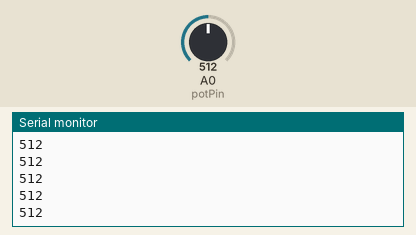
Bench run of a sketch on a simulated Arduino Uno, built with avr-gcc and run on an emulated ATmega328P. Shown: the last lines printed to the serial monitor. Inputs (shaded band) come from the test bench; at power-on: A0 (potPin) = 512.

Above: at 1.2 s.
1.3 s: A0 (potPin) set to 716
At 2.2 s:
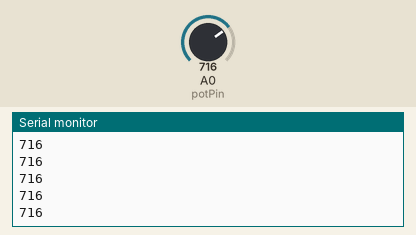
2.8 s: A0 (potPin) set to 900
At 3.9 s:
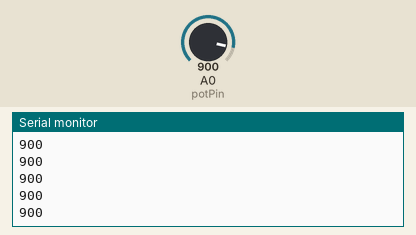
Timing chart, 0 to 5.8 s (numbered marks = the images above; inputs shaded):
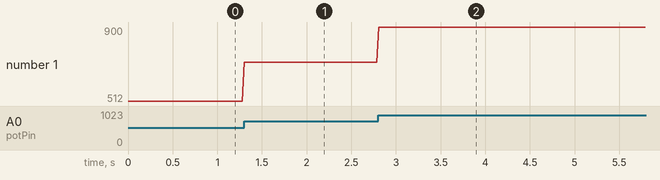

The sketch:

jdiaz88Lab9.ino
```cpp
// Jacob Diaz
// Jdiaz88@uic.edu - UIN: 671435740
// Video Link : https://youtu.be/PMQmG2Fmzxk
/*
Lab 9 - Graphing Sensor Data on a PC
Connect two analog devices to the arduino and plot
the data received on the computer using processing.
Data could be displayed in two separate graphs or
both on one graph .
*/
/*
Resources
https://learn.sparkfun.com/tutorials/connecting-arduino-to-processing#introduction
https://playground.arduino.cc/Interfacing/Processing/
*/

const int potPin = A0; // Potetiometer
const int photoPin = A1; // Photoreseptor

int lightCal;
int lightVal;

int potCal;
int potVal;

void setup()
{
  Serial.begin(9600);
  lightCal = analogRead(photoPin);
  potCal = analogRead(potPin);
}

void loop()
{
      //  ** readFrom() arguments **
      // "photo" -> photoreceptor
      // "pot"   -> potentiometer

      readFrom("pot");
      delay(20);
}


void readFrom(String option){
  if(option == "photo"){
     lightVal = analogRead(photoPin);
     Serial.print(lightVal);
     Serial.println();
    }
   else if(option == "pot"){
     potVal = analogRead(potPin);
     Serial.print(potVal);
     Serial.println();
    }
  }


  // ______ PROCESSING CODE ________
//  import processing.serial.*;
//
//Serial myPort;        // The serial port
//float inByte;         // Incoming serial data
//boolean newData = false;
//int xPos = 1;         // horizontal position of the graph
//
//
//int lastxPos=1;
//int lastheight=0;
//
//void setup () {
//  size(900, 550);
//
//  myPort = new Serial(this, "/dev/cu.usbmodem14201", 9600);
//  myPort.bufferUntil('\n');
//  background(0);
//}
//void draw () {
//  if (newData) {
//    stroke(127,34,255);
//    strokeWeight(4);
//    line(lastxPos, lastheight, xPos, 10*(height - inByte));
//    lastxPos= xPos;
//    lastheight= int(height-inByte);
//
//    if (xPos >= width) {
//      xPos = 0;
//      lastxPos= 0;
//      background(0);
//    }
//    else {
//      xPos++;
//    }
//   newData =false;
// }
//}
//
//void serialEvent (Serial myPort) {
//  String inString = myPort.readStringUntil('\n');
//  if (inString != null) {
//    inString = trim(inString);
//    inByte = float(inString);
//    inByte = map(inByte, 0, 1023, 0, height*2);
//    newData = true;
//  }
//}
```

Measured:
- after the input at 1.3 s, the serial monitor: prints a new line at once (image 1)
- after the input at 2.8 s, the serial monitor: prints a new line at once (image 2)
- plotted number 1: 512 → 716 after the input at 1.3 s, 716 → 900 after the input at 2.8 s
